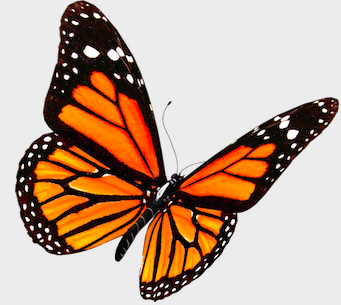
#> input picture DataMining/butterfly.png, 341 x 305 px
$ python KMeans.py
#> lines starting #> are read from the running program, lines starting #| are printed output that depends on the picture
import random, math
import matplotlib.image as mpimg
import matplotlib.pyplot as plt
import numpy as np


class KMeans:

    def __init__(self, observations, k, iterations=10):
        self.k = k  # number of clusters
        self.means = random.sample(observations, k)
        clusters = None
        for __ in range(iterations):
            new_clusters = list(map(self.classify, observations))
            if clusters == new_clusters:  # if no change in assignment
                return
            clusters = new_clusters
            for c in range(k):  # for each cluster c
                observations_in_c = [p for p, a in zip(observations, clusters)
                                    if a == c]
                if observations_in_c:  # if observations in cluster c
                    self.means[c] = np.mean(observations_in_c, 0).tolist()

    def classify(self, observation):
        return min(range(self.k),
                   key=lambda i: distance(observation, self.means[i]))


def distance(o1, o2):
    return np.linalg.norm(np.array(o1) - np.array(o2))


def clustering_error(observations, k):
    clusterer = KMeans(observations, k)
    means = clusterer.means
    clusters = list(map(clusterer.classify, observations))
    return sum(distance(observation, means[cluster])
               for observation, cluster in zip(observations, clusters))


def plot_clustering_error(observations):
    ks = range(1, len(observations) + 1)
    errors = [clustering_error(observations, k) for k in ks]
    plt.plot(ks, errors)
    plt.xticks(ks)
    plt.xlabel("k")
    plt.ylabel("error")
    plt.show()

if __name__ == "__main__":
    cluster_num  = 3
    random.seed(0)
    observations = []
    for i in range(cluster_num):
        cx = random.randint(10, 20)
        cy = random.randint(10, 20)
        for __ in range(10):
            observations.append([cx + math.floor(10 * random.random()) / 10,
                           cy + math.floor(10 * random.random()) / 10])
    plt.scatter([x for x, __ in observations], [y for __, y in observations])
    plt.show()
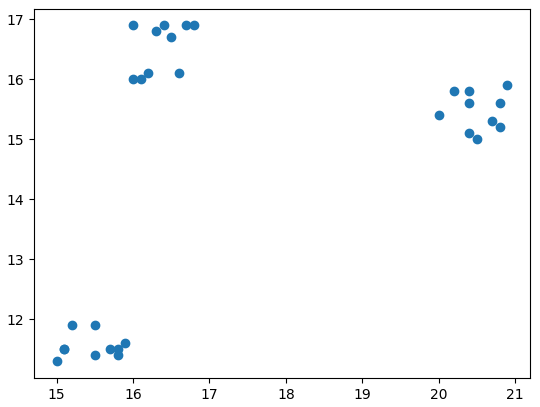
#> figure drawn by matplotlib, 1 panel

    clusterer = KMeans(observations, cluster_num)
    print("3-means:", clusterer.means)

    colors = ["red", "green", "blue"]
    if len(colors) != cluster_num:
        print("colors variable's length is less than cluster_num variable. [cluster_num: ", cluster_num, "]")
    plt.scatter([x for x, __ in observations], [y for __, y in observations],
                color=[colors[clusterer.classify(observation)]
                       for observation in observations])
    plt.show()

    print()

    random.seed(0)
    clusterer = KMeans(observations, cluster_num)
    plt.scatter([x for x, __ in observations], [y for __, y in observations],
                color=[colors[clusterer.classify(observation)]
                       for observation in observations])
    plt.show()

    print("2-means:", clusterer.means)

    print()

    for k in range(1, len(observations) + 1):
        print(k, clustering_error(observations, k))
    print()

    k = range(1, len(observations) + 1)
    plt.plot(k, [clustering_error(observations, k_i) for k_i in k])
    plt.xlabel("k")
    plt.ylabel("Error")
    plt.show()
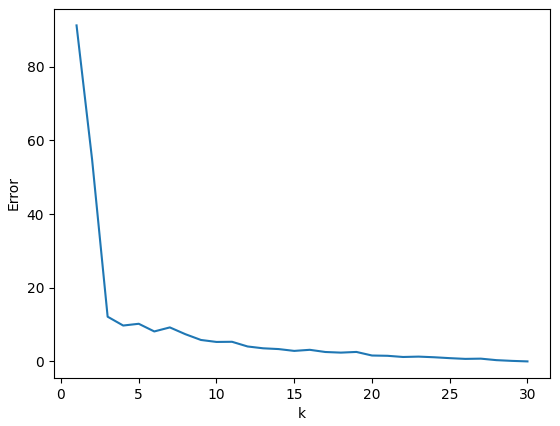
#> figure drawn by matplotlib, 1 panel; curve peaks at x = 1, y = 91.22

    img = mpimg.imread("butterfly.png")
#> img is the input picture: shape (305, 341, 4) float32; mean R, G, B, A 0.754, 0.655, 0.585, 1
    pixels = [pixel for row in img for pixel in row]
#> pixels = 104005 items
#> (the run stopped early here; a loop or call above may not have finished)
